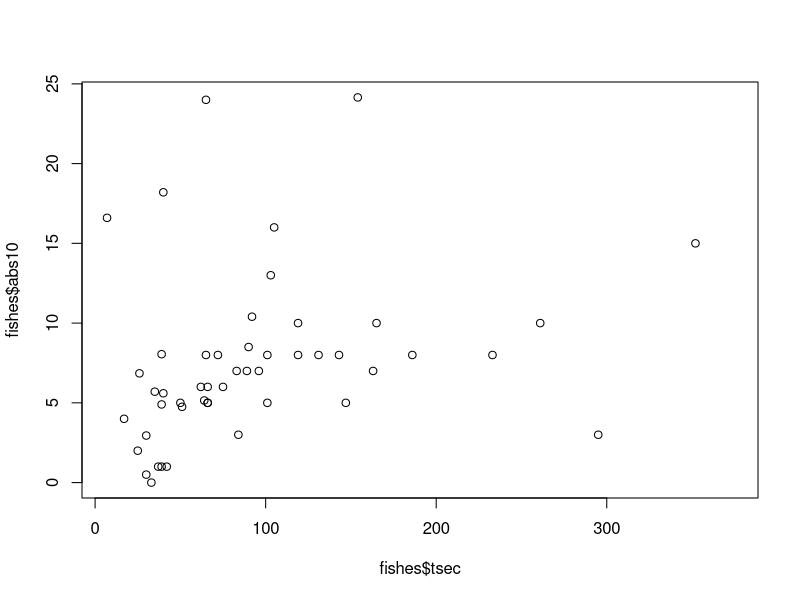
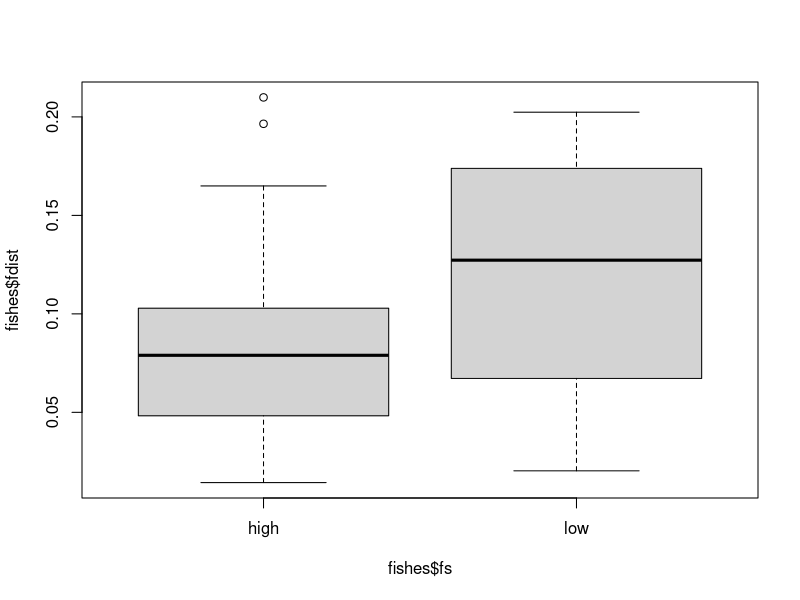
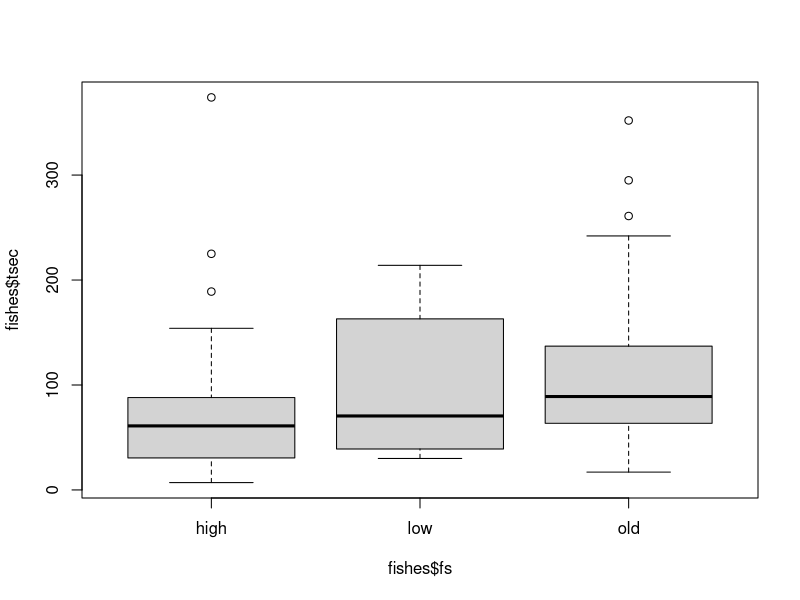

These figures' R source, in order:
fishes <- read.csv("input/finresoct.csv")
str(fishes)

plot(fishes$tsec,fishes$abs10)
modelnaive <- glm(fishes$abs10 ~ 1)
summary(modelnaive)

modelnaive <- glm(fishes$abs10 ~ 1)
summary(modelnaive)

modelflowstrenght <- glm(abs10 ~ fs*fishtype,fishes, family='gaussian')
summary(modelflowstrenght)

boxplot(fishes$fdist ~ fishes$fs)

boxplot(fishes$tsec ~ fishes$fs)
